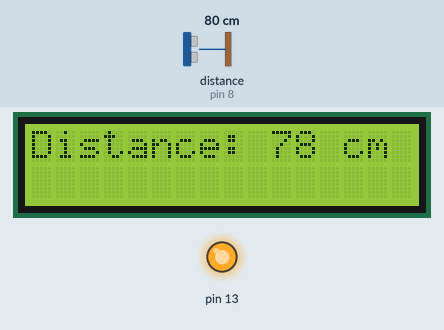
Recording of a sketch running on a simulated Arduino Uno, built with avr-gcc and run on an emulated ATmega328P. Parts: 16×2 character LCD, output pins drawn as LEDs (lit = HIGH). Wiring (inferred from the names in the program): ultrasonic range finder: trigger pin 9; echo pin 8. Inputs (shaded band) come from the test bench; at power-on: distance to the obstacle (sensor on pin 8) 80 cm. The echo pulse lasts 58.3 µs per cm; pins used as bus, display or sensor lines are not drawn; what the sketch prints to the serial monitor is not drawn.

Above: at 1.2 s.
1.3 s: distance to the obstacle (sensor on pin 8) set to 2 cm
At 2.7 s:
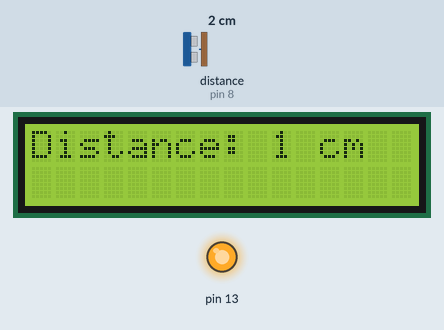
3.1 s: distance to the obstacle (sensor on pin 8) set to 4 cm
At 4.4 s:
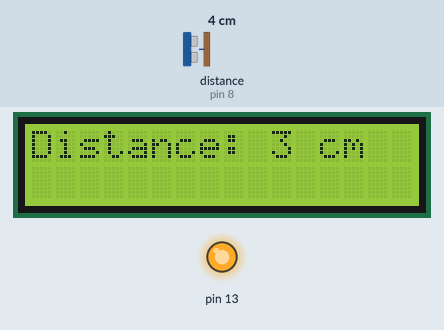
4.7 s: distance to the obstacle (sensor on pin 8) set to 9 cm
At 5.3 s:
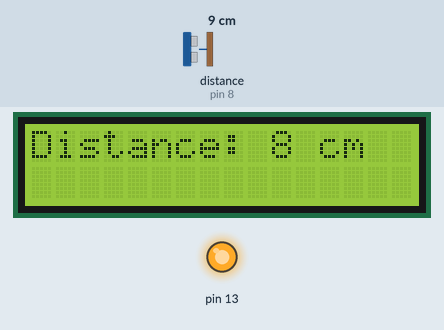
Timing chart, 0 to 7.7 s (numbered marks = the images above; inputs shaded):
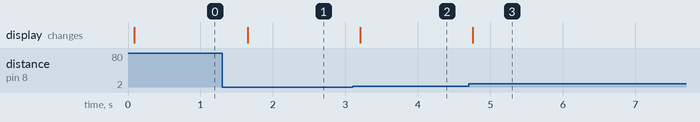

Measured:
- after the input at 1.3 s, the display: changes after 0.35 s (image 1)
- after the input at 3.1 s, the display: changes after 0.10 s (image 2)
- after the input at 4.7 s, the display: changes after 0.06 s (image 3)

The sketch:

Dist_from_UltraSonic_on_LCD.ino
```cpp
#include <Wire.h>
#include <LiquidCrystal_I2C.h>

#define echoPin 8
#define trigPin 9

int duration = 0;
int distance = 0;

LiquidCrystal_I2C lcd(0x27, 16, 2);

void setup() {
  lcd.init();
  lcd.backlight();
  Serial.begin(9600);

  pinMode(trigPin, OUTPUT);
  pinMode(echoPin, INPUT);
  pinMode(13, OUTPUT);
  digitalWrite(13, HIGH);
}

void loop() {
  // Trigger ultrasonic sensor
  digitalWrite(trigPin, LOW);
  delayMicroseconds(2);
  digitalWrite(trigPin, HIGH);
  delayMicroseconds(10);
  digitalWrite(trigPin, LOW);

  duration = pulseIn(echoPin, HIGH);
  distance = duration * 0.034 / 2;

  // Display on Serial Monitor
  Serial.print("Distance: ");
  Serial.print(distance);
  Serial.println(" cm");

  // Display on LCD (plain text)
  lcd.clear();
  lcd.setCursor(0, 0);
  lcd.print("Distance: ");
  lcd.print(distance);
  lcd.print(" cm");

  delay(500);
}
```
